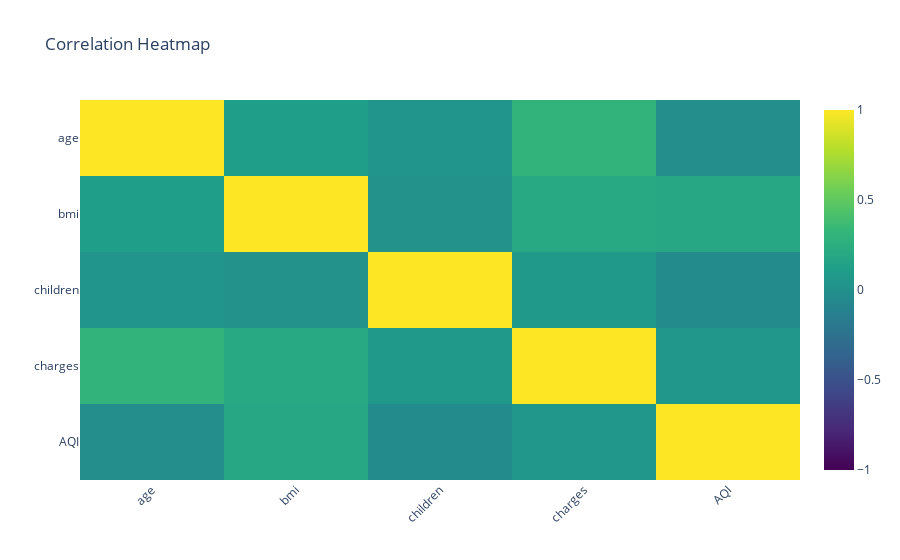

The cell this chart's notebook holds for it:
### Code cell
import plotly.graph_objects as go
from plotly.offline import iplot

numeric_df = df.select_dtypes(include='number')

corr = numeric_df.corr()

hm = go.Heatmap(
    z=corr.values,
    x=corr.columns.tolist(),  
    y=corr.columns.tolist(),  
    colorscale='Viridis',
    zmin=-1, zmax=1,
    text=corr.values,
    hoverinfo='text'
)

layout = go.Layout(
    title="Correlation Heatmap",
    xaxis=dict(tickangle=-45),
    yaxis=dict(autorange='reversed')
)

fig = go.Figure(data=[hm], layout=layout)
iplot(fig, filename='labelled-heatmap')

### Figure 1 — Plotly figure (JSON) as saved in the notebook; plotly's stock layout.template omitted (floating-point values rounded to 4 significant figures)
{"data": [{"colorscale": [[0, "#440154"], [0.1111, "#482878"], [0.2222, "#3e4989"], [0.3333, "#31688e"], [0.4444, "#26828e"], [0.5556, "#1f9e89"], [0.6667, "#35b779"], [0.7778, "#6ece58"], [0.8889, "#b5de2b"], [1, "#fde725"]], "hoverinfo": "text", "text": [[1.0, 0.1093, 0.04247, 0.299, -0.01729], [0.1093, 1.0, 0.01276, 0.1983, 0.194], [0.04247, 0.01276, 1.0, 0.068, -0.03974], [0.299, 0.1983, 0.068, 1.0, 0.04951], [-0.01729, 0.194, -0.03974, 0.04951, 1.0]], "type": "heatmap", "x": ["age", "bmi", "children", "charges", "AQI"], "y": ["age", "bmi", "children", "charges", "AQI"], "z": [[1.0, 0.1093, 0.04247, 0.299, -0.01729], [0.1093, 1.0, 0.01276, 0.1983, 0.194], [0.04247, 0.01276, 1.0, 0.068, -0.03974], [0.299, 0.1983, 0.068, 1.0, 0.04951], [-0.01729, 0.194, -0.03974, 0.04951, 1.0]], "zmax": 1, "zmin": -1}], "layout": {"title": {"text": "Correlation Heatmap"}, "xaxis": {"tickangle": -45}, "yaxis": {"autorange": "reversed"}}}
